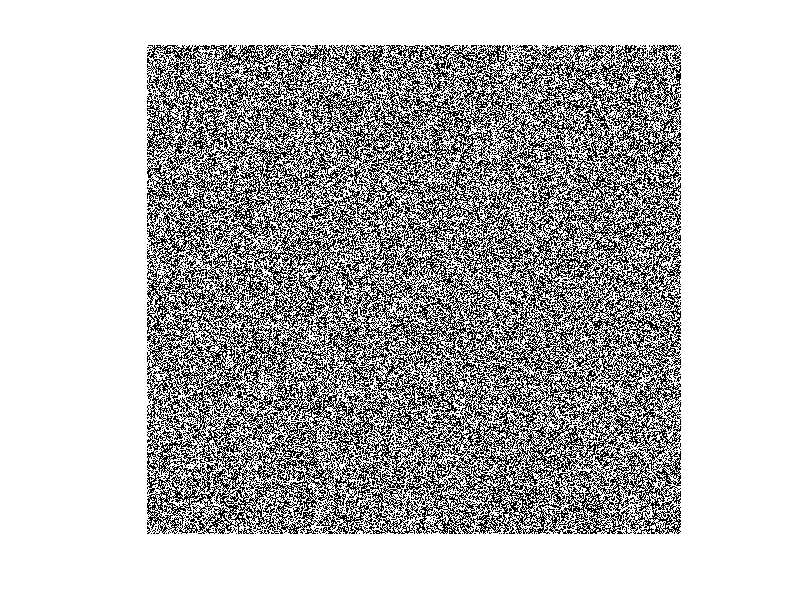

The MATLAB script that drew this image:
% Create bernoulli 50% noise image
p = 0.5;
n = 512;
A=binornd(1,p*ones(n));

noise = figure(1);
imshow(A)
%saveas(noise,'Bern_noise.png')
imwrite(A,'noise_mask1.png','PNG');

B = ones(704,768);
imshow(B)
imwrite(B,'no_mask1.png','PNG');

C = binornd(1,p*ones(704,768));
imshow(C)
imwrite(C,'noise_mask_flash1.png','PNG');